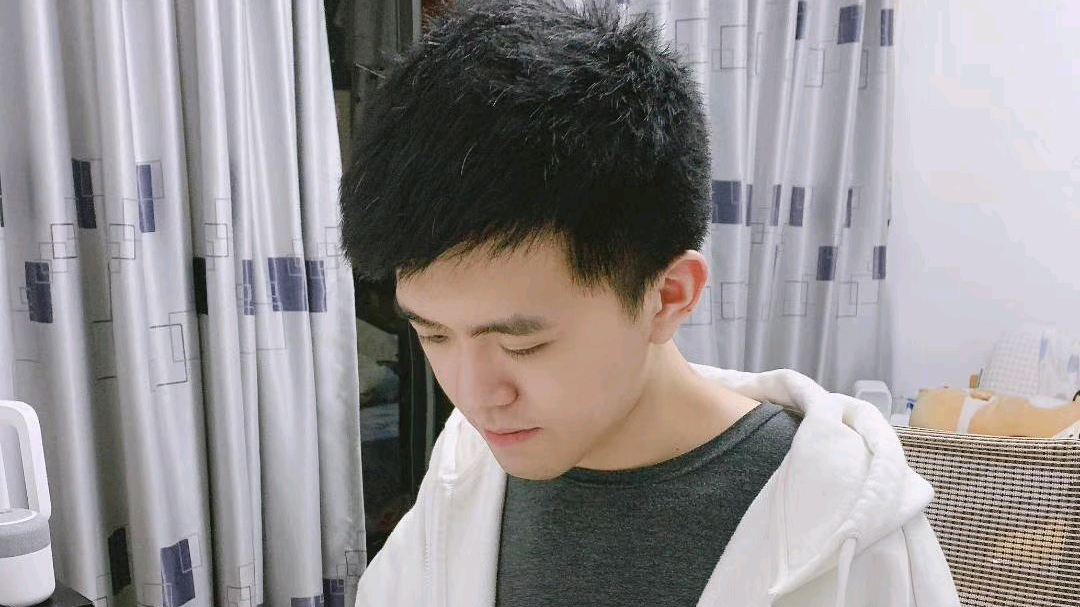
#> input picture photo.png, 1080 x 607 px
$ python polygon.py
#> lines starting #> are read from the running program, lines starting #| are printed output that depends on the picture
from PIL import Image, ImageDraw, ImageFilter

img = Image.open('photo.png').convert('RGB')
#> img is the input picture: PIL image 1080x607 RGB; mean R, G, B 149.2, 144.9, 146.4
W, H = img.size
#> W = 1080; H = 607
x0, y0 = int(W*0.26), 0
#> x0 = 280; y0 = 0
x1, y1 = int(W*0.70), int(H*0.70)
#> x1 = 756; y1 = 424
crop = img.crop((x0, y0, x1, y1))
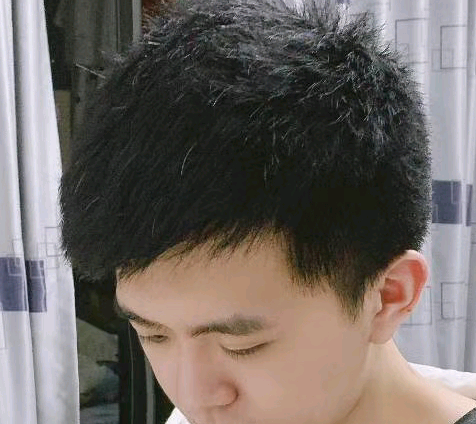
#> crop: PIL image 476x424 RGB; mean R, G, B 110.5, 103, 98.6
cw, ch = crop.size  # 475 x 425
#> cw = 476; ch = 424

# polygon outlining the person, relative to crop coords
poly = [
    (0.29, 0.00), (0.62, 0.00), (0.72, 0.10), (0.76, 0.30),
    (0.75, 0.45), (0.72, 0.56), (0.78, 0.62), (0.86, 0.78),
    (0.90, 1.00), (0.18, 1.00), (0.22, 0.80), (0.24, 0.62),
    (0.25, 0.45), (0.245, 0.28), (0.255, 0.12),
]
mask = Image.new('L', (cw, ch), 0)
#> mask: PIL image 476x424 L; every value is 0
d = ImageDraw.Draw(mask)
d.polygon([(x*cw, y*ch) for x, y in poly], fill=255)
mask = mask.filter(ImageFilter.GaussianBlur(2))
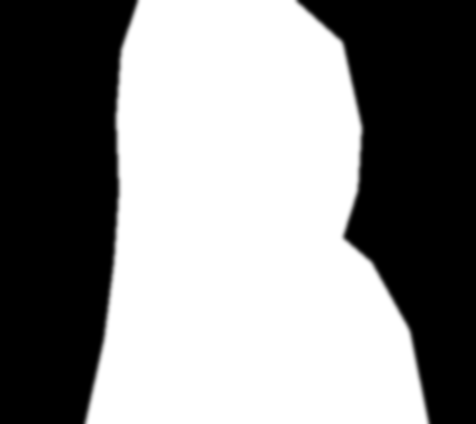
#> mask: PIL image 476x424 L; min 0, max 255, mean 138.5

out = crop.convert('RGBA')
out.putalpha(mask)
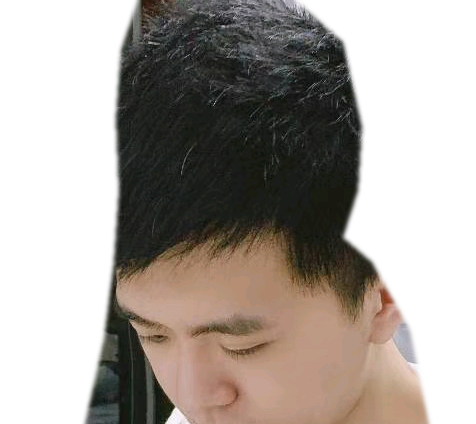
#> out: PIL image 476x424 RGBA; mean R, G, B, A 110.5, 103, 98.6, 138.5; transparent parts drawn white
out.save('photo-person.png')

prev = Image.new('RGB', (cw, ch), (12, 12, 14))
prev.paste(out, (0, 0), out)
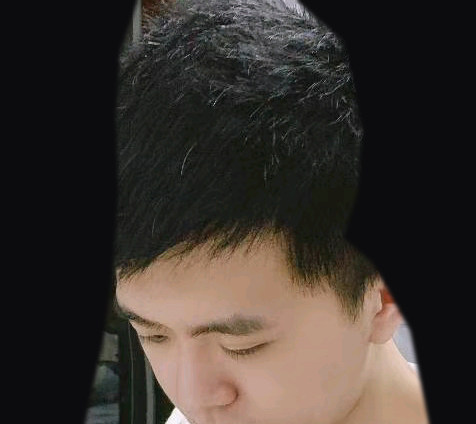
#> prev: PIL image 476x424 RGB; mean R, G, B 57.2, 50.3, 45.2
prev.thumbnail((840, 840))
prev.save('ppv.png')
print('saved', cw, ch)
#| saved 476 424
